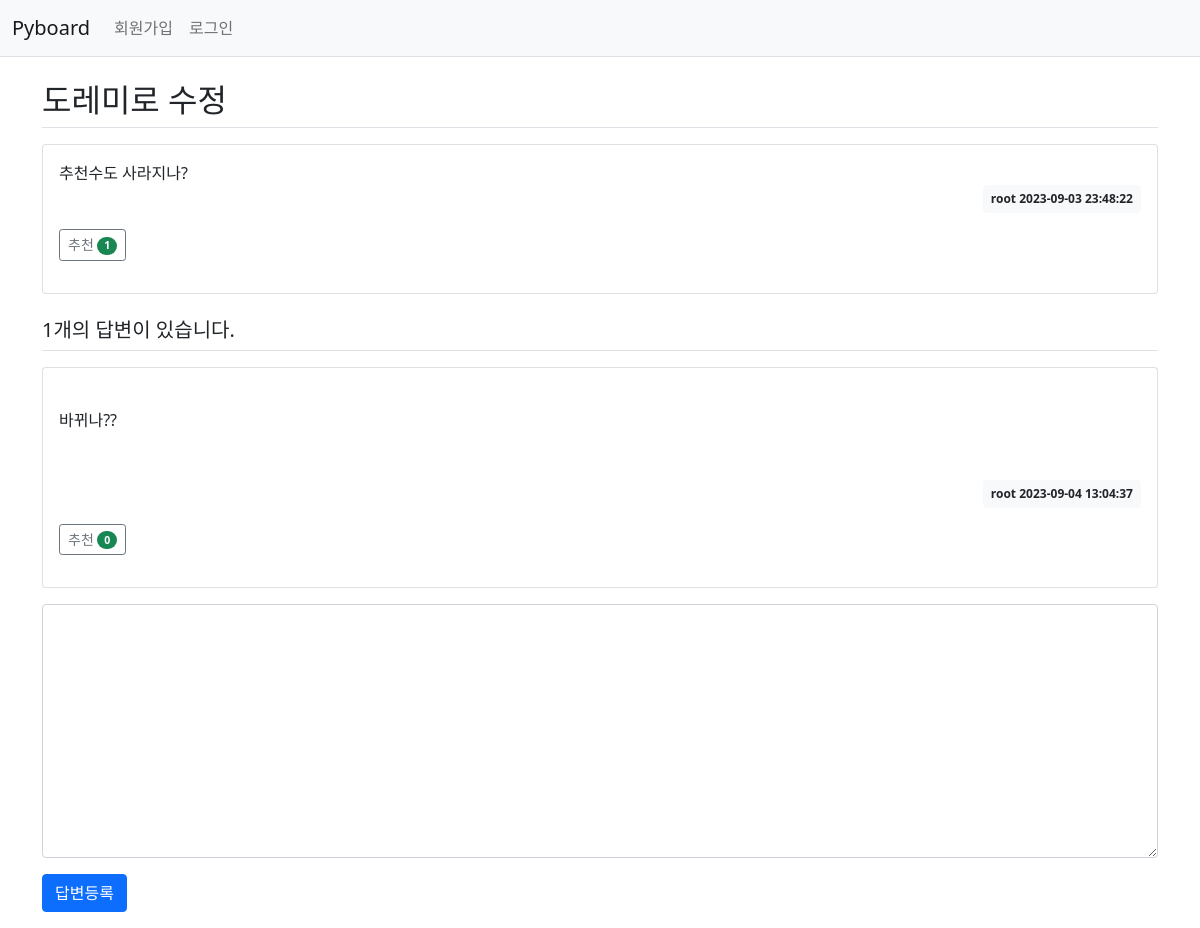
The page /detail/9 on the database as committed earlier.
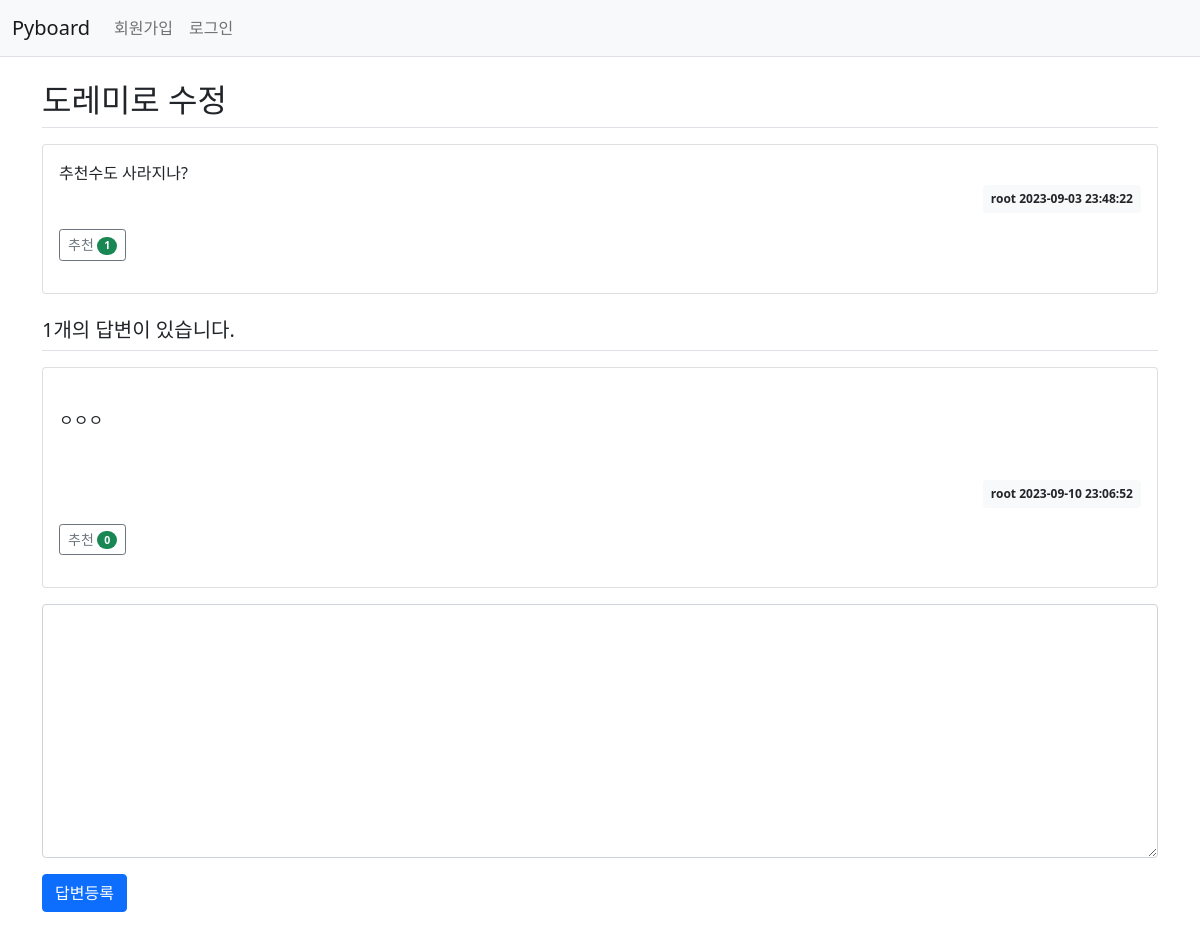
The same page on the database as committed later.
### tables this page shows
CREATE TABLE board (num INTEGER PRIMARY KEY AUTOINCREMENT, title TEXT NOT NULL, user TEXT NOT NULL, created DATETIME NOT NULL, content TEXT NOT NULL, views INT DEFAULT 0, likes INT DEFAULT 0);

CREATE TABLE comments (
    id       INTEGER  PRIMARY KEY AUTOINCREMENT,
    content  TEXT     NOT NULL,
    post_num INTEGER  NOT NULL,
    user     TEXT     NOT NULL,
    created  DATETIME NOT NULL
, likes INT DEFAULT 0);

### login.py (the view)
@app.route('/detail/<int:num>', methods = ['GET', 'POST'])
def detail(num):
    name = session.get('username')
    if request.method == 'POST':
        content = request.form['content']
        connection = get_db()
        cursor = connection.cursor()
        current_datetime = datetime.datetime.now()
        formatted_datetime = current_datetime.strftime('%Y-%m-%d %H:%M:%S')
        cursor.execute("INSERT INTO comments (content, post_num, user, created) VALUES (?, ?, ?, ?)", (content, num, name, formatted_datetime))
        connection.commit()
        cursor.execute("SELECT * FROM board WHERE num = ?", (num,))
        question_data = cursor.fetchone()
        cursor.execute("SELECT * FROM comments WHERE post_num = ?", (num,))
        comments = cursor.fetchall()
        cursor.close()
        connection.close()
        return render_template('question_detail.html', question = question_data, num = num, comments = comments, name = name)
    else:
        connection = get_db()
        cursor = connection.cursor()
        cursor.execute("SELECT * FROM board WHERE num = ?", (num,))
        question_data = cursor.fetchone()
        cursor.execute("SELECT * FROM comments WHERE post_num = ?", (num,))
        comments = cursor.fetchall()
        cursor.execute("UPDATE board SET views = views + 1 WHERE num = ?", (num,))
        connection.commit()
        cursor.close()
        return render_template('question_detail.html', question = question_data, num = num, comments = comments, name = name)

### login.py (called while the page is built)
def get_db():
    conn = sqlite3.connect(db_path)
    conn.row_factory = sqlite3.Row  # 딕셔너리 형태로 데이터 사용 가능
    return conn

### templates/question_detail.html (shortened to what this page needs)
<!DOCTYPE html>
<html lang="en">
<head>
    <link rel="stylesheet" href="{{ url_for('static', filename='bootstrap.min.css') }}">
</head>
<body>
    {% include "navbar.html" %}
    <div class="container my-3">
        <h2 class="border-bottom py-2">{{ question.title }}</h2>
        <div class="card my-3">
            <div class="card-body">
                <div class="card-text" style="white-space: pre-line;">{{ question.content }}</div>
                <div class="d-flex justify-content-end">
                    <div class="badge bg-light text-dark p-2">
                        {{ question.user }}
                        {{ question.created }}
                    </div>
                </div>
                <div class="my-3">
                    <a href="{{ url_for('like_question', question_num = question.num) }}"
                        class="recommend btn btn-sm btn-outline-secondary">추천
                        <span class="badge rounded-pill bg-success">{{ question.likes }}</span>
                    </a>
                </div>
            </div>
        </div>
        <h5 class="border-bottom my-3 py-2">{{ comments|length }}개의 답변이 있습니다.</h5>
        {% for answer in comments %}
        <div class="card my-3">
            <div class="card-body">
                <div class="card-text" style="white-space: pre-line;">
                    <div class="comment-text">{{ answer.content }}</div>
                </div>
                <div class="d-flex justify-content-end">
                    <div class="badge bg-light text-dark p-2">
                        {{ answer.user }}
                        {{ answer.created }}
                    </div>
                </div>
                <div class="my-3">
                    <a href="{{ url_for('like_comment', post_id=answer.id, post_num=answer.post_num) }}"
                        class="recommend btn btn-sm btn-outline-secondary">추천
                        <span class="badge rounded-pill bg-success">{{ answer.likes }}</span>
                    </a>
                </div>
            </div>
        </div>
        {% endfor %}
        <form action="{{ url_for('detail', num=question.num) }}" method="post" class="my-3">
            <div class="mb-3">
                <textarea name="content" id="content" class="form-control" rows="10"></textarea>
            </div>
            <input type="submit" value="답변등록" class="btn btn-primary">
        </form>
    </div>
</body>
</html>

### templates/navbar.html (shortened to what this page needs)
<html lang="en">
<head>
    <link rel="stylesheet" href="{{url_for('static', filename='bootstrap.min.css')}}">
</head>
<body>
<nav class="navbar navbar-expand-lg navbar-light bg-light border-bottom">
    <div class="container-fluid">
        <a class="navbar-brand" href="{{ url_for('index') }}">Pyboard</a>
        <div class="collapse navbar-collapse" id="navbarSupportedContent">
            {% if name %}
            <ul class="navbar-nav">
                <li class="nav-item">
                    <a class="nav-link" href="{{ url_for('mypage', username=name) }}">{{ name }}</a>
                </li>
                <li class="nav-item">
                    <a class="nav-link" href="{{ url_for('logout') }}">로그아웃</a>
                </li>
            </ul>
            {% else %}
            <ul class="navbar-nav me-auto mb-2 mb-lg-0">
                <li class="nav-item">
                    <a class="nav-link" href="{{ url_for('register_post')}}">회원가입</a>
                </li>
                <li class="nav-item">
                    <a class="nav-link" href="{{ url_for('index') }}">로그인</a>
                </li>
            </ul>
            {% endif %}
        </div>
    </div>
</nav>
</body>
</html>

Rows that differ between the two databases and show on the page:
removed comments: content "바뀌나??", user "root", created "2023-09-04 13:04:37", likes "0"
added comments: content "ㅇㅇㅇ", user "root", created "2023-09-10 23:06:52", likes "0"
